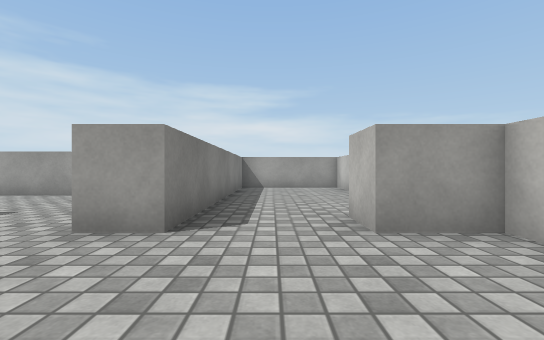
[1] (above)

24 first-person views from a walk through a Unity game level. The camera is 0.68 m above the floor, looks level and sees 90° across. The floor is counted in squares, 1 m on a side. Each view is taken from the middle of a square. On the plan, view 1 faces up. The plan holds only what a view shows up to about 9 squares ahead; the rest is blank. The player is left out. Surface patterns are stand-ins for the level's own textures.

[2]
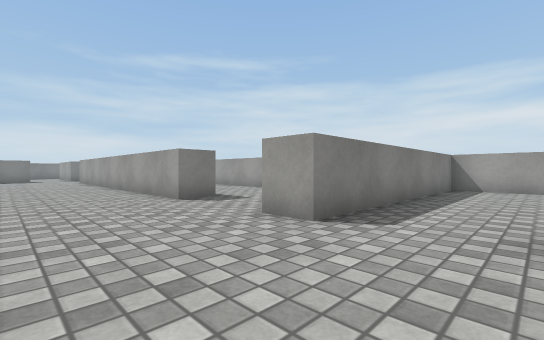

[3]
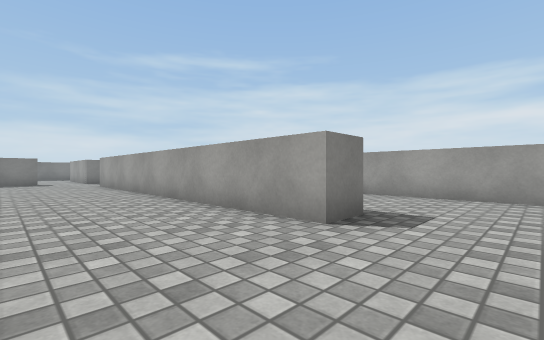

[4]
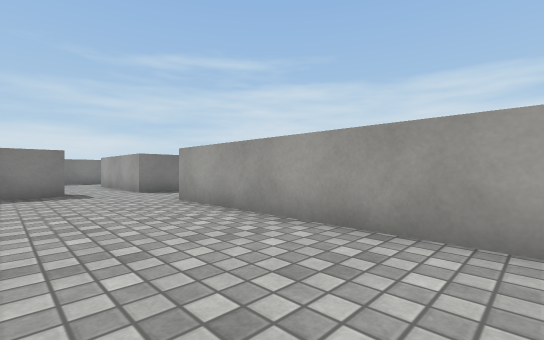

[5]
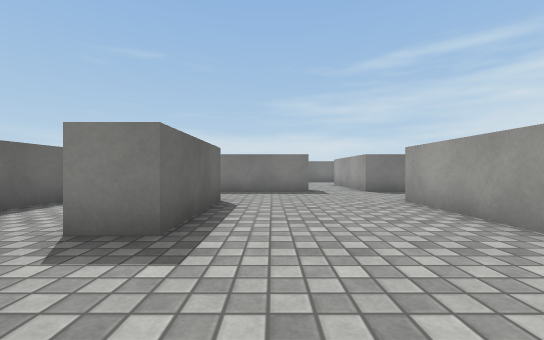

[6]
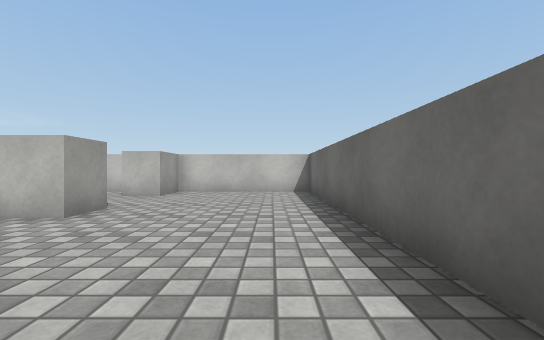

[7]
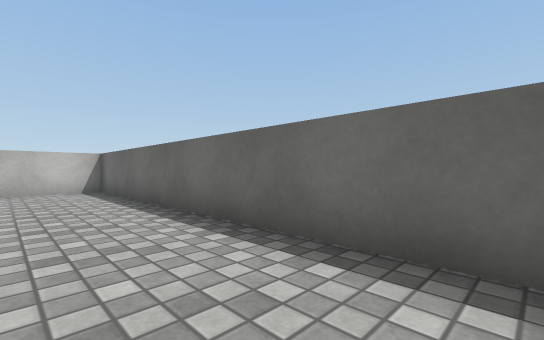

[8]
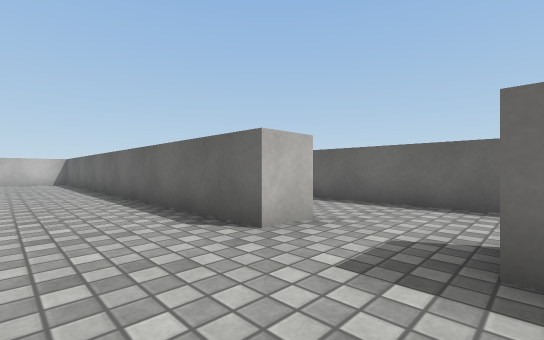

[9]
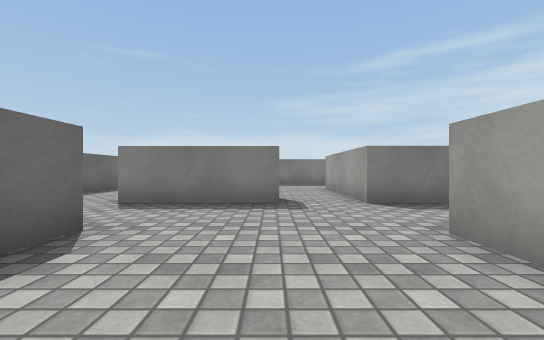

[10]
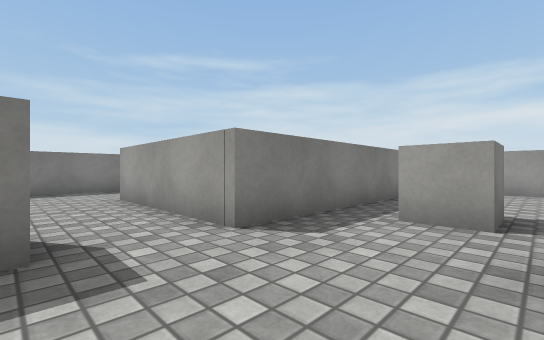

[11]
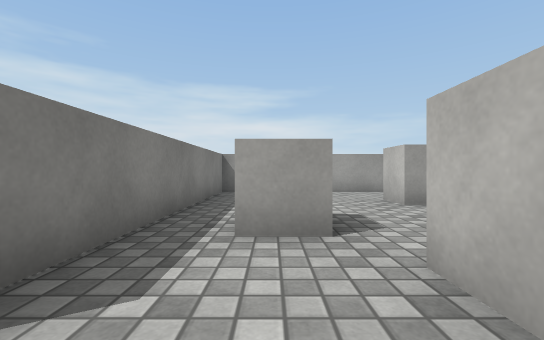

[12]
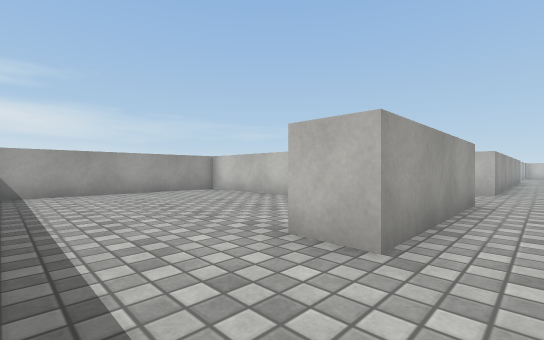

[13]
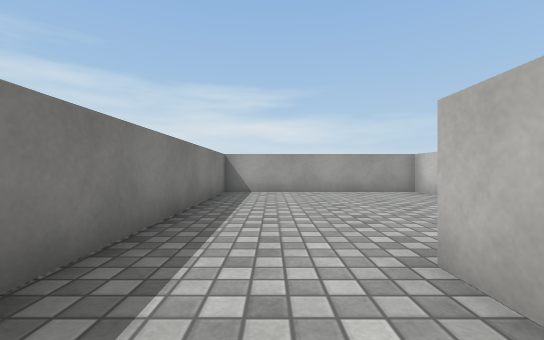

[14]
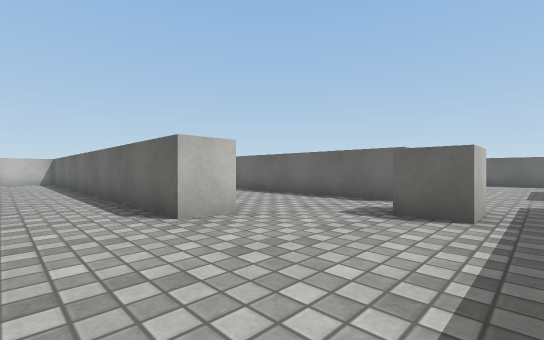

[15]
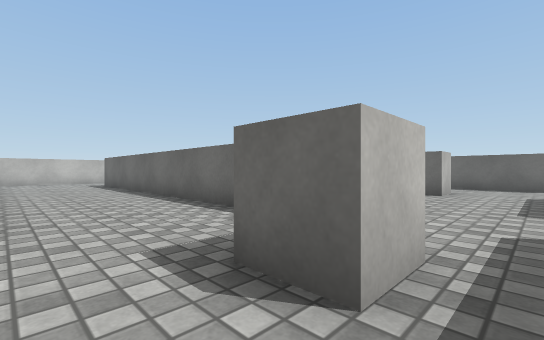

[16]
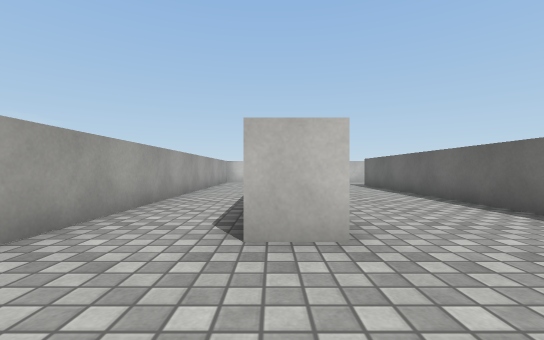

[17]
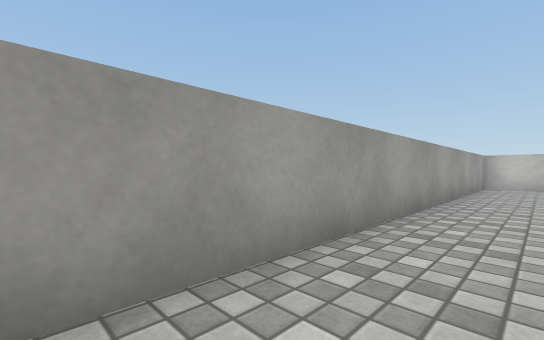

[18]
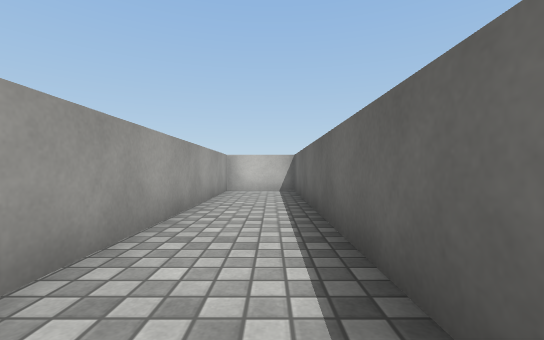

[19]
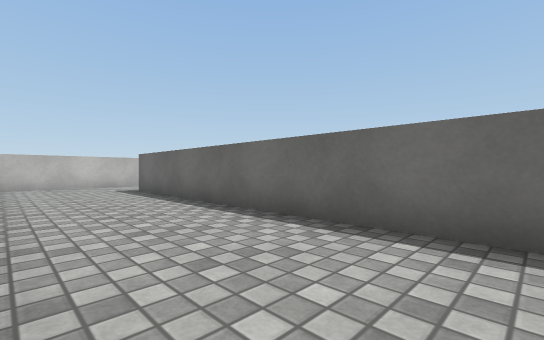

[20]
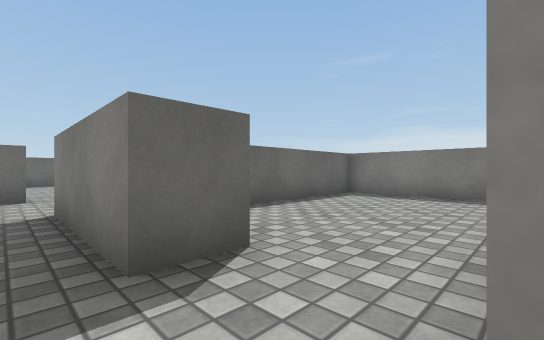

[21]
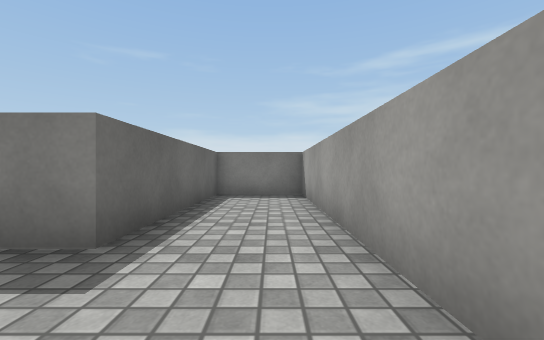

[22]
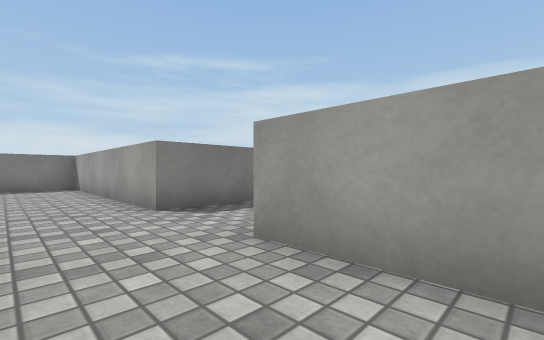

[23]
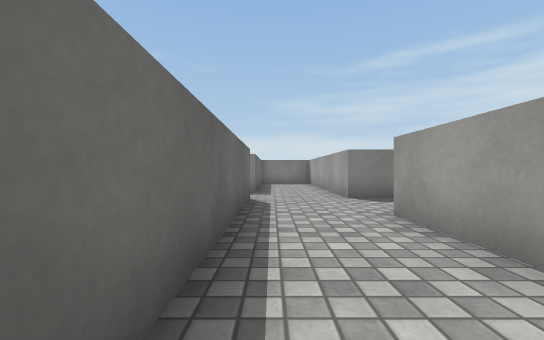

[24]
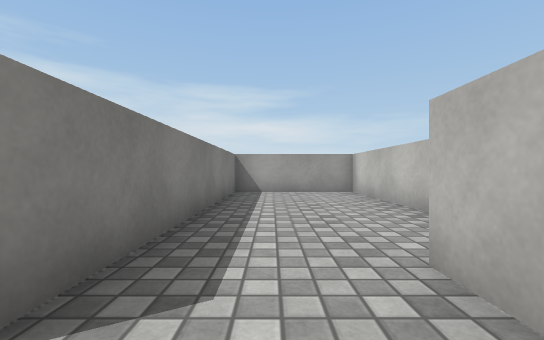

### Floor plan
Points are (right, up) in squares from view 1. A wall is a line through its corners. A room is listed if a view was taken in it or the views show most of it. See-through windows are left out.
Room 1 (views 1, 2, 3, 4, 5, 6, 7, 8, 9, 10, 11, 20, 24)
walls: (-10.7, -2.2) (-10.7, -1.2) (2.5, -1.2) (2.5, 2.9) (1.1, 2.9); (-4.9, 3.9) (-4.9, 2.9) (-15.9, 2.9) (-15.9, 3.9); (-16.1, -2.2) (-16.1, -1.2) (-12.8, -1.2) (-12.8, -2.2); (-1.2, 2.9) (-2.2, 2.9) (-2.2, 3.9); (-18.6, 4.6) (-18.6, 2.9) (-19.6, 2.9); (-19.6, 1.2) (-18.6, 1.2) (-18.6, -2.2)
ways out: opening at (-19, 2) to room 2; opening at (-17.5, 3.5) to room 3; opening at (-3.5, 3.5) to room 3; opening at (-17.5, -1.5) to room 4; opening at (-11.5, -1.5) to room 4; opening at (0, 3.5) to room 6
Room 2 (views 12, 13)
walls: (-19.6, 2.9) (-22.8, 2.9) (-22.8, 4); (-25.5, 4.5) (-25.5, -1.2) (-21.5, -1.2)
ways out: opening at (-19, 2) to room 1; opening at (-24.5, 3.5) to room 5
Room 3 (views 14, 15, 16, 17, 18, 19)
walls: (-14, 7.3) (-14.4, 7.3) (-14.4, 8.3) (-2.2, 8.3) (-2.2, 10.5) (-18.6, 10.5) (-18.6, 4.6); (-15.9, 3.9) (-4.9, 3.9); (-3, 7.3) (-7.4, 7.3); (-2.2, 6) (-2.2, 7)
ways out: opening at (-17.5, 3.5) to room 1; opening at (-3.5, 3.5) to room 1
objects: other object (-17, 5) to (-17, 6)
Room 4 (views 21, 22, 23)
walls: (-18.6, -2.2) (-25.5, -2.2) (-25.5, -4.5) (-20.3, -4.5); (-18.4, -4.5) (-10.4, -4.5); (-13.8, -2.2) (-16.1, -2.2)
ways out: opening at (-17.5, -1.5) to room 1; opening at (-11.5, -1.5) to room 1; opening at (-19.5, -5); opening at (-9.5, -3.5)
Room 5 (no view inside)
walls: (-19.5, 6.8) (-19.5, 10.5) (-25.5, 10.5) (-25.5, 4.5)
ways out: opening at (-24.5, 3.5) to room 2
Room 6 (no view inside)
walls: (2.5, 4.6) (2.5, 10.5) (-1.2, 10.5) (-1.2, 2.9); (1.1, 2.9) (1.1, 4)
ways out: opening at (0, 3.5) to room 1

Positions as (right, up) in squares from view 1, and headings:
1: (0, 0), facing up
2: (1, 0), facing up-left
3: (-3, 0), facing up-left
4: (-10, 0), facing up-left
5: (-10, 0), facing left
6: (-6, 0), facing right
7: (-7, 1), facing down-right
8: (-13, 1), facing down-right
9: (-13, 1), facing left
10: (-16, 1), facing up-left
11: (-17, 2), facing up
12: (-25, 2), facing up-right
13: (-24, 2), facing up
14: (-18, 10), facing down-right
15: (-18, 7), facing down-right
16: (-17, 8), facing right
17: (-14, 9), facing up-right
18: (-11, 9), facing right
19: (-14, 7), facing down-right
20: (-18, 3), facing down-left
21: (-18, -3), facing left
22: (-14, -4), facing up-left
23: (-12, -4), facing left
24: (0, 2), facing up
